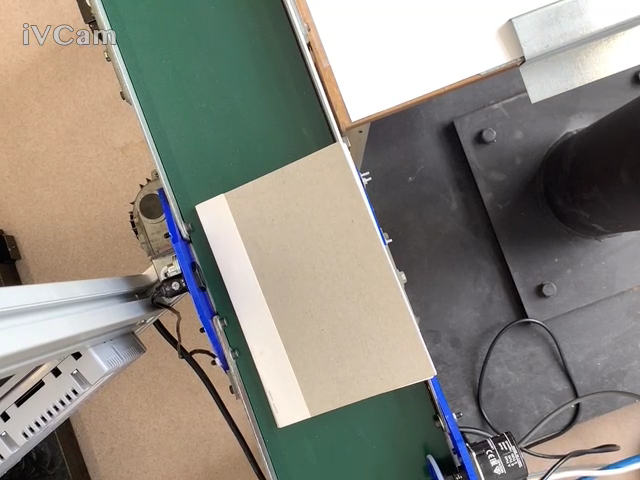
#> input picture code/1d192f89-4d48-4a1d-963d-432732b745dc.png, 640 x 480 px
$ python -i orientationDetector.py   (imports and definitions only)
#> lines starting #> are read from the running program, lines starting #| are printed output that depends on the picture
import matplotlib.pyplot as plt
import cv2
from math import atan2, cos, sin, sqrt, pi
import numpy as np

def getOrientation(img):
    #image = cv2.imread("./img/3bfce634-ab0c-4223-84c7-c20df6f6b48d.png")
#> called with img = '1d192f89-4d48-4a1d-963d-432732b745dc.png'
    image = cv2.imread(img)
#> image is the input picture: shape (480, 640, 3); mean B, G, R 128.3, 137.3, 141.5

    backgound = cv2.imread("./background.png")

    imgResult = cv2.cvtColor(image, cv2.COLOR_BGR2RGB)

    image_blur = cv2.GaussianBlur(image, (51, 51), cv2.BORDER_DEFAULT)
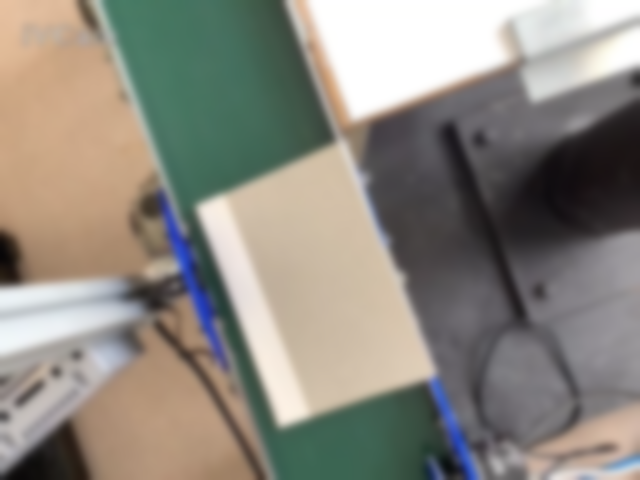
#> image_blur: shape (480, 640, 3); mean B, G, R 128.3, 137.3, 141.5
    image_bw = cv2.cvtColor(image_blur, cv2.COLOR_BGR2GRAY)
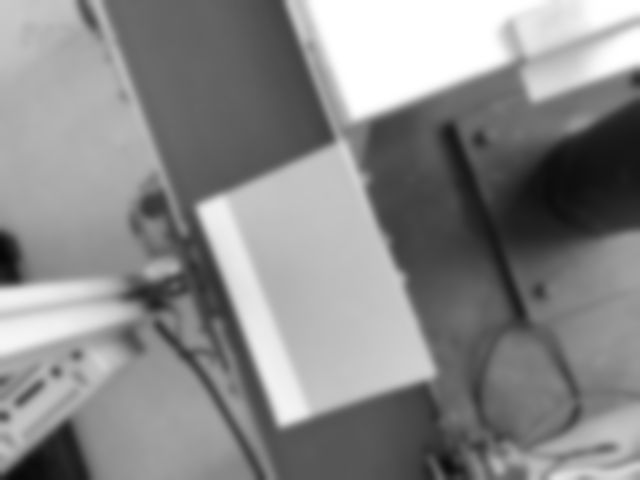
#> image_bw: shape (480, 640); min 6, max 255, mean 137.5

#> (the run stopped early here; a loop or call above may not have finished)

$ run again, on code/30ae4c24-289b-4084-9e7d-b03e676a7f28.png
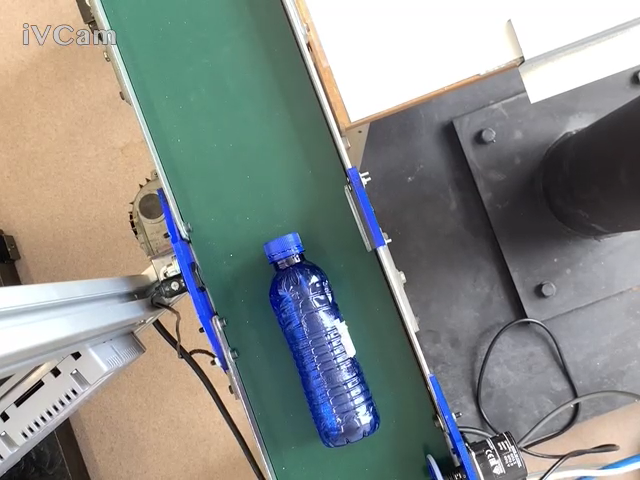
#> input picture code/30ae4c24-289b-4084-9e7d-b03e676a7f28.png, 640 x 480 px
#> in getOrientation, image is the input picture: shape (480, 640, 3); mean B, G, R 136.7, 140.8, 136.8
#> in getOrientation, `image_blur = cv2.GaussianBlur(image, (51, 51), cv2.BORDER_DEFAULT)`:
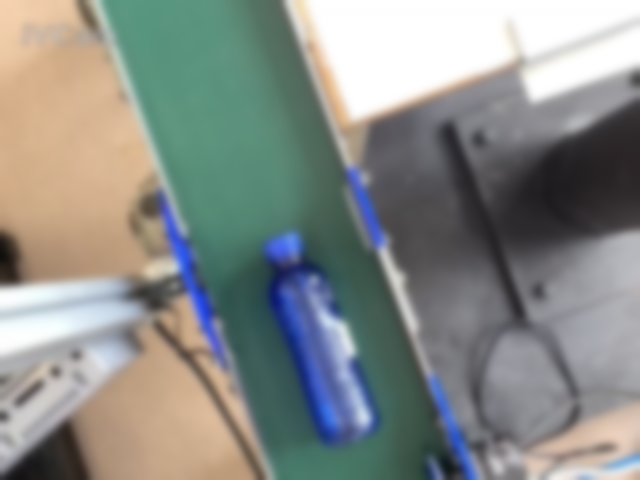
#> image_blur: shape (480, 640, 3); mean B, G, R 136.7, 140.8, 136.8
#> in getOrientation, `image_bw = cv2.cvtColor(image_blur, cv2.COLOR_BGR2GRAY)`:
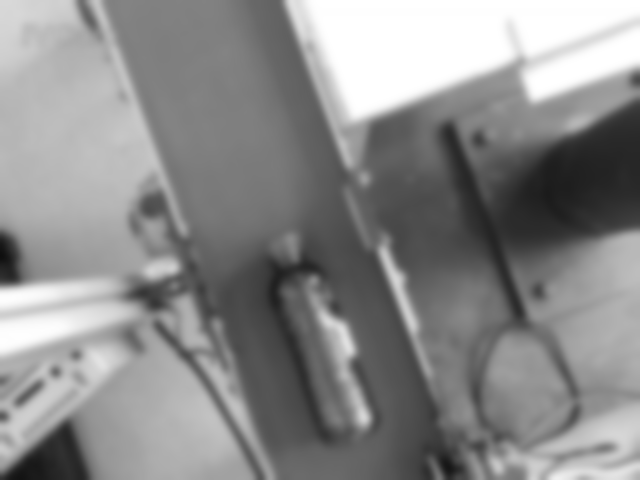
#> image_bw: shape (480, 640); min 14, max 255, mean 139.1
